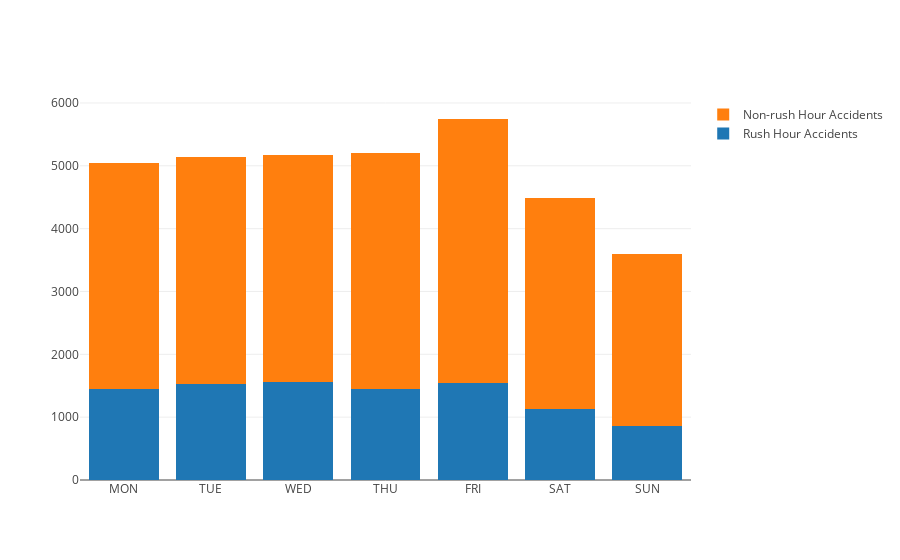

Notebook cell for this chart:
### Code cell
data = [trace1, trace2]
layout = go.Layout(
    barmode='stack'
)

fig = go.Figure(data=data, layout=layout)
py.offline.iplot(fig)

### Figure 1 — Plotly figure (JSON) as saved in the notebook; plotly's stock layout.template omitted (floating-point values rounded to 4 significant figures)
{"data": [{"name": "Rush Hour Accidents", "type": "bar", "uid": "87c14154-a44d-48fb-a67b-700eef968c84", "x": ["MON", "TUE", "WED", "THU", "FRI", "SAT", "SUN"], "y": [1446, 1521, 1564, 1447, 1551, 1132, 867]}, {"name": "Non-rush Hour Accidents", "type": "bar", "uid": "d1cc1574-3445-4468-890c-cd19083ff026", "x": ["MON", "TUE", "WED", "THU", "FRI", "SAT", "SUN"], "y": [3597, 3627, 3601, 3755, 4194, 3351, 2728]}], "layout": {"barmode": "stack"}}
